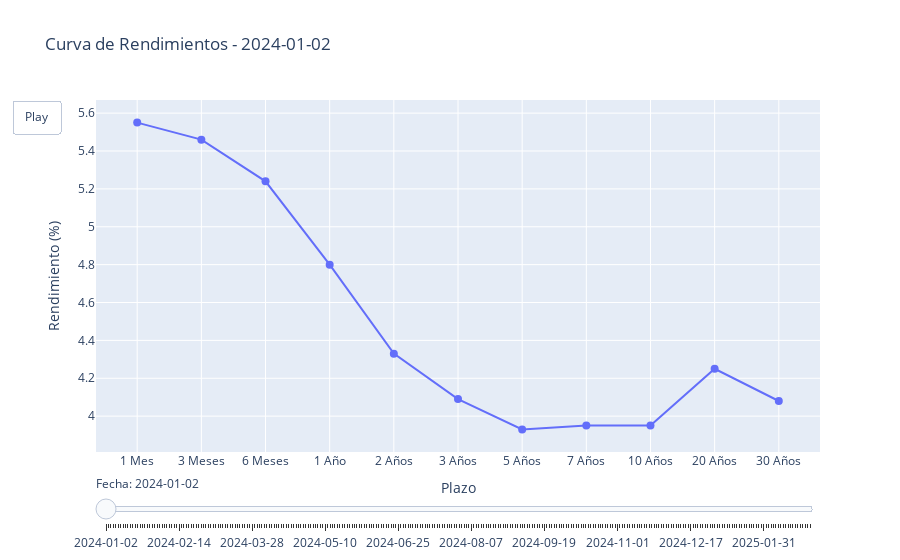

Notebook code cell kept with this figure:
### Code cell
# Crear un gráfico animado/interactivo para un intervalo de fechas
# Ejemplo: desde '2024-01-01' hasta '2025-03-01'
fred.plot_yield_curve_animation(hist_df, "2024-01-01", "2025-03-01")
